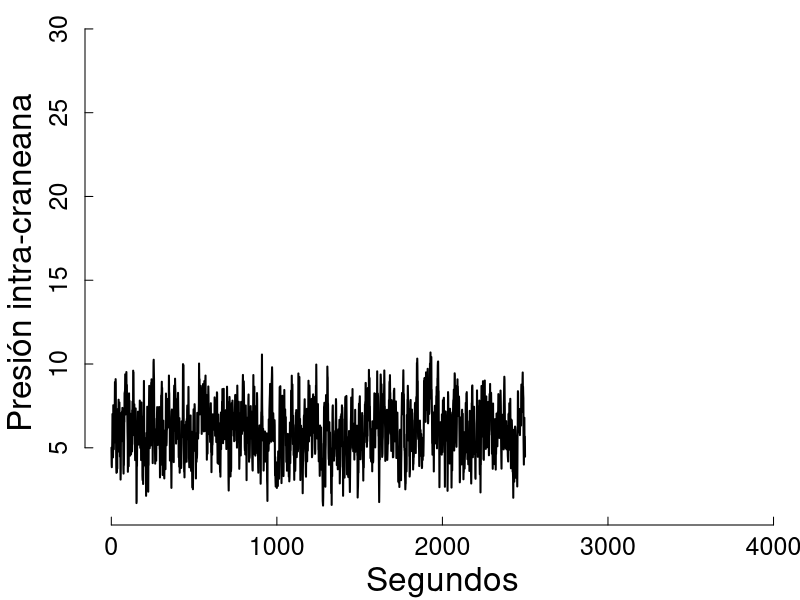
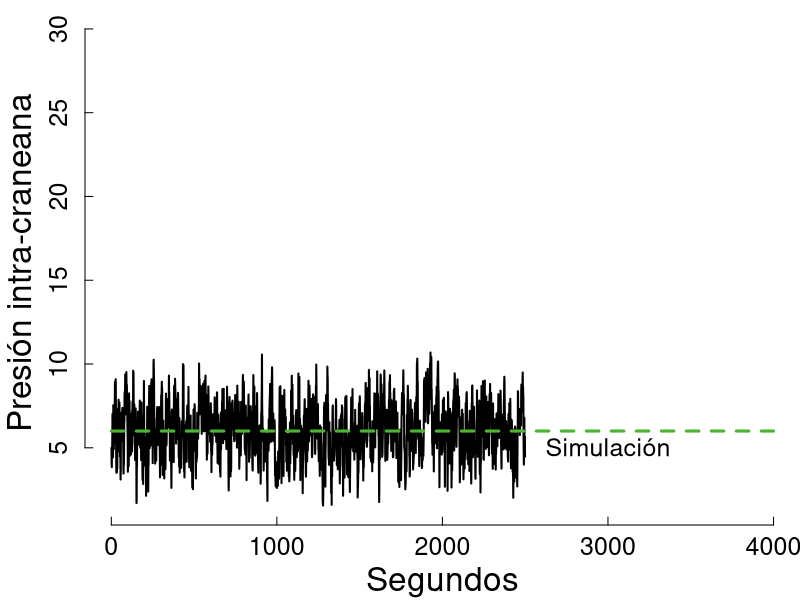
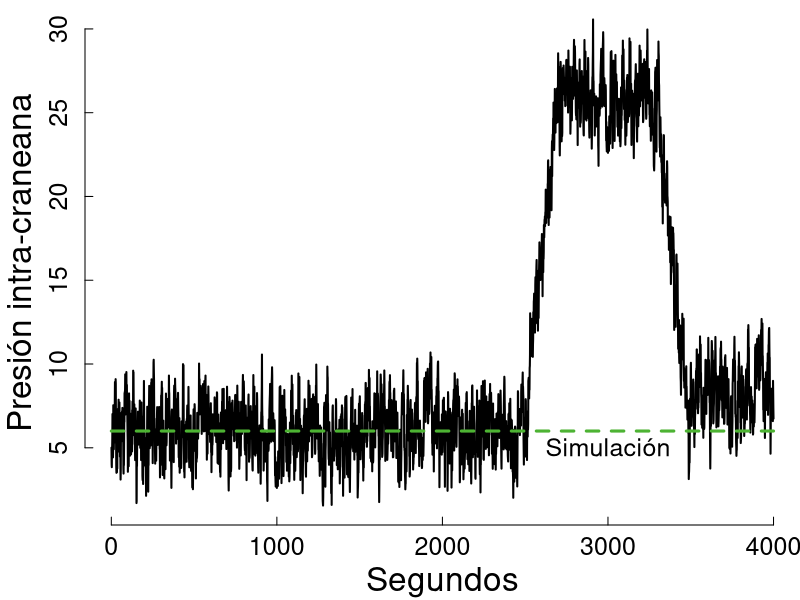
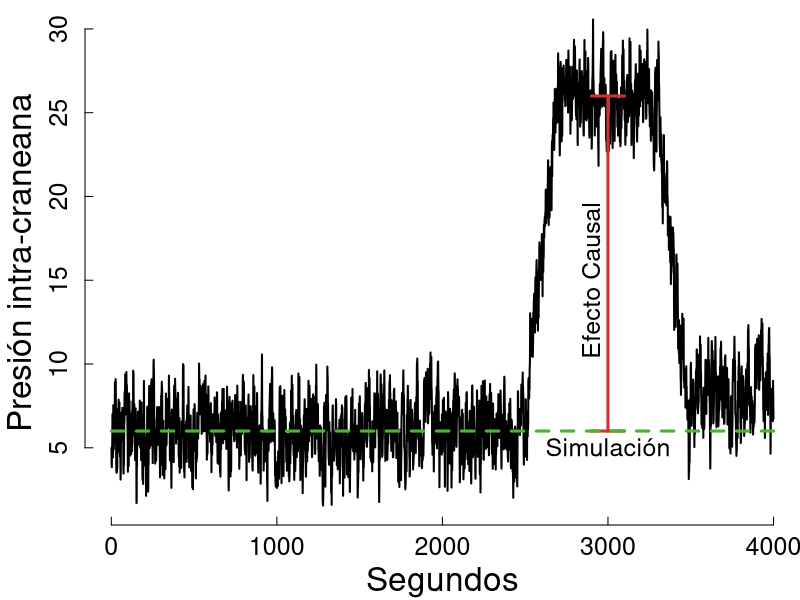

Write the R code that produced these figures, in order.
oldpar <- par(no.readonly = TRUE)
oldwd <- getwd()
this.dir <- dirname(parent.frame(2)$ofile)
nombre.R <-  sys.frame(1)$ofile
require(tools)
nombre <- print(file_path_sans_ext(nombre.R))
pdf(paste0(nombre,".pdf"), width = 8, height = 5  )
setwd(this.dir)
###############################


par(mar=c(3.75,4.25,0,0))

ICP <- 6 + arima.sim(model = list(ar = 0.75), n = 4000)
do <- c(seq(0,19.9,by=0.1) , rep(20,600) , rev(seq(0,19.9,by=0.1)))
ICP[2500:3499] <- ICP[500:1499] + do
ICP[3500:4000] <- ICP[1500:2000] + 2

plot(ICP[1:2499], type="l",lwd=2,axes = F,ann = F, xlim=c(1,4000), ylim=c(min(ICP),max(ICP)))

axis(side=2, labels=NA,cex.axis=0.6,tck=0.015)
axis(side=1, labels=NA,cex.axis=0.6,tck=0.015)
axis(lwd=0,side=1, cex.axis=1.5,line=-0.3)
axis(lwd=0,side=2,cex.axis=1.5,line=-0.3)
mtext("Segundos", side=1, line=2.5,cex = 2)
mtext("Presión intra-craneana", side=2, line=2.5,cex = 2)



plot(ICP[1:2499], type="l",lwd=2,axes = F,ann = F, xlim=c(1,4000), ylim=c(min(ICP),max(ICP)))

axis(side=2, labels=NA,cex.axis=0.6,tck=0.015)
axis(side=1, labels=NA,cex.axis=0.6,tck=0.015)
axis(lwd=0,side=1, cex.axis=1.5,line=-0.3)
axis(lwd=0,side=2,cex.axis=1.5,line=-0.3)
mtext("Segundos", side=1, line=2.5,cex = 2)
mtext("Presión intra-craneana", side=2, line=2.5,cex = 2)

segments(x0=0,x1=4000, y0=6,y1=6, lwd=3, lty=2, col=rgb(0.3,0.7,0.2))
text(3000,5,"Simulación",srt=0, cex=1.5)



plot(ICP, type="l",lwd=2,axes = F,ann = F)

axis(side=2, labels=NA,cex.axis=0.6,tck=0.015)
axis(side=1, labels=NA,cex.axis=0.6,tck=0.015)
axis(lwd=0,side=1, cex.axis=1.5,line=-0.3)
axis(lwd=0,side=2,cex.axis=1.5,line=-0.3)
mtext("Segundos", side=1, line=2.5,cex = 2)
mtext("Presión intra-craneana", side=2, line=2.5,cex = 2)


segments(x0=0,x1=4000, y0=6,y1=6, lwd=3, lty=2, col=rgb(0.3,0.7,0.2))
text(3000,5,"Simulación",srt=0, cex=1.5)


plot(ICP, type="l",lwd=2,axes = F,ann = F)

axis(side=2, labels=NA,cex.axis=0.6,tck=0.015)
axis(side=1, labels=NA,cex.axis=0.6,tck=0.015)
axis(lwd=0,side=1, cex.axis=1.5,line=-0.3)
axis(lwd=0,side=2,cex.axis=1.5,line=-0.3)
mtext("Segundos", side=1, line=2.5,cex = 2)
mtext("Presión intra-craneana", side=2, line=2.5,cex = 2)

segments(x0=3000,x1=3000, y0=6,y1=26, lwd=3, col=rgb(0.8,0.2,0.2))
text(2900,15,"Efecto Causal",srt=90, cex=1.5)

segments(x0=2900,x1=3100, y0=26,y1=26, lwd=3, col=rgb(0.8,0.2,0.2))
segments(x0=2900,x1=3100, y0=6,y1=6, lwd=3, col=rgb(0.8,0.2,0.2))

segments(x0=0,x1=4000, y0=6,y1=6, lwd=3, lty=2, col=rgb(0.3,0.7,0.2))
text(3000,5,"Simulación",srt=0, cex=1.5)



# library("CausalImpact")
# data <- cbind(ICP,rep(6,4000))
# impact <- CausalImpact(data, c(1,2499), c(2500,4000))
# plot(impact)

#######################################
# end 
dev.off()
setwd(oldwd)
par(oldpar, new=F)
#########################################
